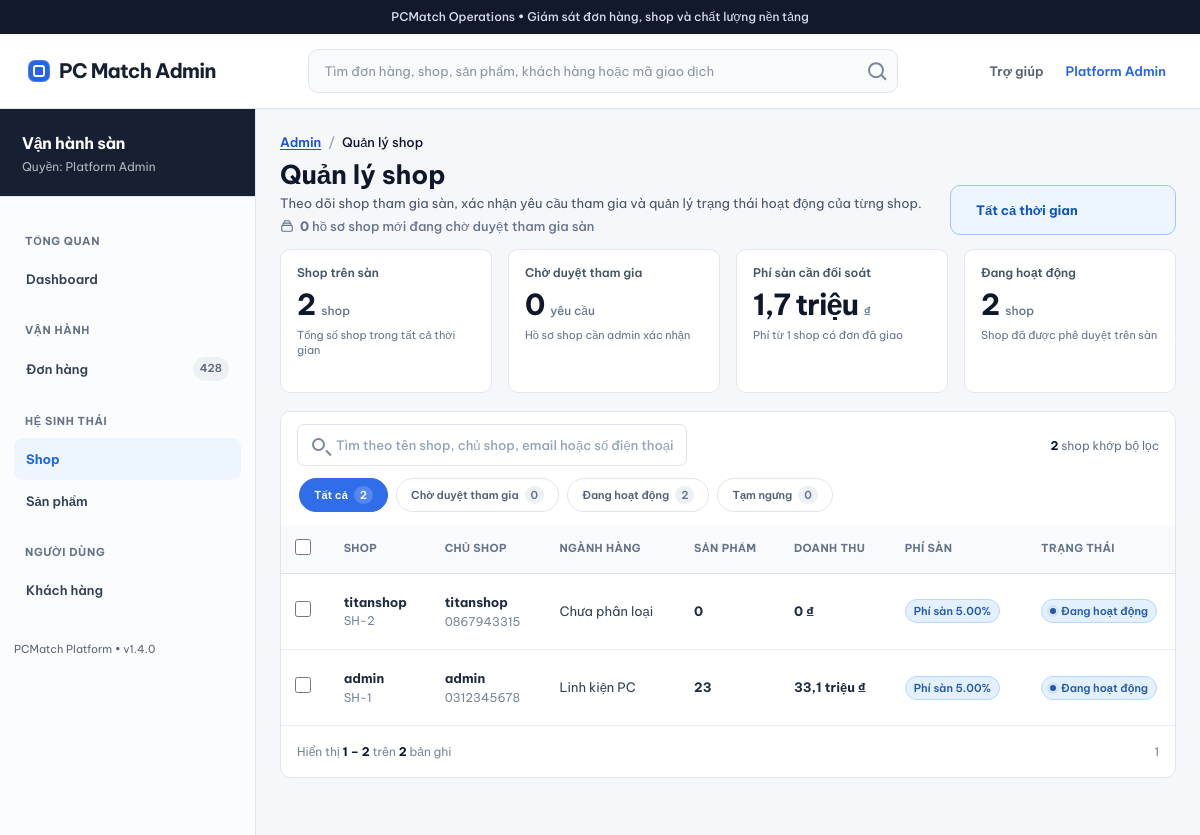
/staff/shop/ (signed in), run on an earlier commit of the app's database.
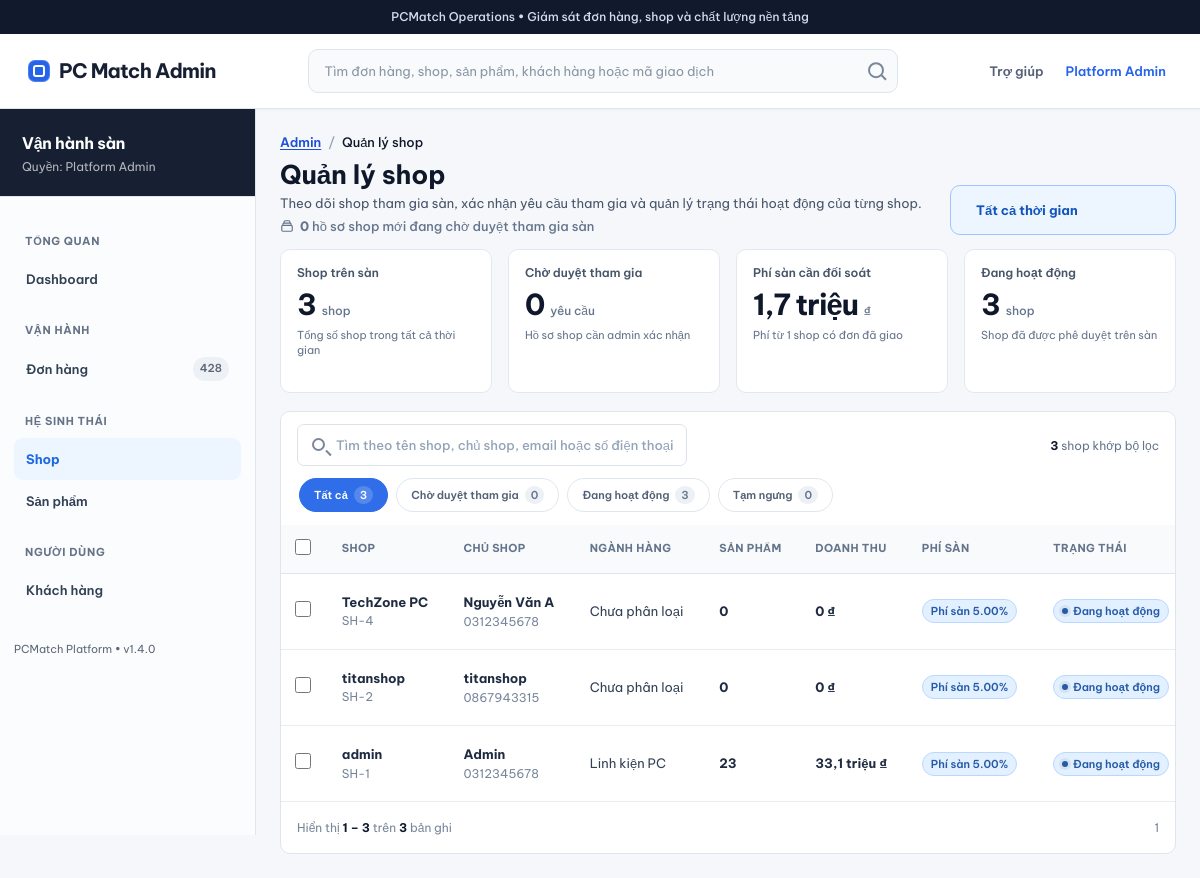
And on a later commit of the database.
### shops/models.py (models this page shows, shortened)
class Shop(models.Model):
    STATUS_CHOICES = [
        ('PENDING', 'Pending'),
        ('ACTIVE', 'Active'),
        ('SUSPENDED', 'Suspended'),
    ]
    shop_id = models.BigAutoField(primary_key=True)
    owner = models.ForeignKey(settings.AUTH_USER_MODEL, on_delete=models.CASCADE, related_name='shop')
    shop_name = models.CharField(max_length=150)
    description = models.TextField(blank=True)
    logo = models.ImageField(upload_to='shop_logo/', blank=True)
    phone = models.CharField(max_length=20)
    address = models.CharField(max_length=255)
    status = models.CharField(max_length=20, choices=STATUS_CHOICES, default='PENDING')
    platform_fee_percent = models.DecimalField(max_digits=5, decimal_places=2, default=5.00)
    id_card = models.FileField(upload_to='shop_docs/', blank=True)
    business_license = models.FileField(upload_to='shop_docs/', blank=True)
    legal_submitted_at = models.DateTimeField(null=True, blank=True)
    created_at = models.DateTimeField(auto_now_add=True)
    updated_at = models.DateTimeField(auto_now=True)

### users/models.py (models this page shows, shortened)
class User(AbstractUser):
    STATUS_CHOICES = [
        ('ACTIVE', 'Active'),
        ('INACTIVE', 'Inactive'),
        ('LOCKED', 'Locked'),
    ]
    ROLE_CHOICES = [
        ('CUSTOMER', 'Customer'),
        ('BUYER', 'Buyer'),
        ('SELLER', 'Seller'),
        ('ADMIN', 'Admin'),
    ]
    full_name = models.CharField(max_length=100)
    email = models.EmailField(unique=True)
    phone = models.CharField(max_length=20, blank=True)
    avatar = models.ImageField(upload_to='avatar/', blank=True)
    role = models.CharField(max_length=20, choices=ROLE_CHOICES, default='CUSTOMER')
    status = models.CharField(max_length=20, choices=STATUS_CHOICES, default='ACTIVE')
    email_verified = models.BooleanField(default=False)
    phone_verified = models.BooleanField(default=False)
    two_factor_enabled = models.BooleanField(
        default=False,
        help_text='Bật để yêu cầu mã OTP khi đăng nhập khu vực quản trị.',
    )
    created_at = models.DateTimeField(auto_now_add=True)
    updated_at = models.DateTimeField(auto_now=True)

### shops/views.py (the view, shortened to what this page needs)
@require_GET
def staff_shop_list(request):
    every = Shop.objects.select_related('owner')
    period = _filter_period(request)
    if period['start_date']:
        every = every.filter(created_at__date__gte=period['start_date'])
    if period['end_date']:
        every = every.filter(created_at__date__lte=period['end_date'])
    search = request.GET.get('search', '').strip()
    status = request.GET.get('status', '').strip()
    if status not in STAFF_SHOP_LABELS:
        status = ''
    shops = every.filter(status=status) if status else every
    filter_query = request.GET.copy()
    filter_query.pop('page', None)
    counts = {code: every.filter(status=code).count() for code in STAFF_SHOP_LABELS}
    fee_items = OrderItem.objects.filter(shop__in=every, order__order_status='DELIVERED').select_related('shop')
    if period['start_date']:
        fee_items = fee_items.filter(order__created_at__date__gte=period['start_date'])
    if period['end_date']:
        fee_items = fee_items.filter(order__created_at__date__lte=period['end_date'])
    fee_items = list(fee_items)
    platform_fee_total = sum(
        (item.subtotal * item.shop.platform_fee_percent / Decimal('100') for item in fee_items),
        Decimal('0'),
    )
    shop_page = Paginator(shops.order_by('-created_at', '-pk'), 10).get_page(request.GET.get('page'))
    shop_ids = [shop.pk for shop in shop_page]
    product_summaries = {
        row['shop_id']: row
        for row in Product.objects.filter(shop_id__in=shop_ids).values('shop_id').annotate(
            count=Count('pk'), category_name=Min('category__category_name'),
        )
    }
    revenue_totals = dict(OrderItem.objects.filter(shop_id__in=shop_ids, order__order_status='DELIVERED').values('shop_id').annotate(total=Sum('subtotal')).values_list('shop_id', 'total'))
    for shop in shop_page:
        shop.product_count = product_summaries.get(shop.pk, {}).get('count', 0)
        shop.category_name = product_summaries.get(shop.pk, {}).get('category_name') or 'Chưa phân loại'
        shop.delivered_revenue = revenue_totals.get(shop.pk) or Decimal('0')
    return render(request, 'admin/shop.html', {
        'page_name': 'shop',
        'page_section': 'staff',
        'shop_page': shop_page,
        'search': search,
        'status': status,
        'filter_query': filter_query.urlencode(),
        'shop_total': every.count(),
        'shop_counts': counts,
        'shop_statuses': [(code, label, counts[code]) for code, label in STAFF_SHOP_STATUSES],
        'fee_shop_count': len({item.shop_id for item in fee_items}),
        'platform_fee_total': platform_fee_total,
        'period_label': period['label'],
        'selected_year': period['selected_year'],
        'month_input_value': period['month_input_value'],
        'active_preset': period['active_preset'],
        'active_picker_tab': period['active_picker_tab'],
        'current_year': timezone.localdate().year,
        'from_date': period['requested_start'].isoformat() if period['requested_start'] else '',
        'to_date': period['requested_end'].isoformat() if period['requested_end'] else '',
        'period_preset': request.GET.get('preset', ''),
        'period_month_query': request.GET.get('period_month', ''),
        'period_year_query': request.GET.get('year', ''),
        'filtered_shop_count': shops.count(),
    })

### PCMatch/pages.py (called while the page is built)
def route_name(section, page):
    return f'{section}_{page.replace("-", "_")}'

### analytics/views.py (called while the page is built)
def _parse_int(value, minimum, maximum):
    try:
        parsed = int(value)
    except (TypeError, ValueError):
        return None
    return parsed if minimum <= parsed <= maximum else None

def _parse_year_month(value, minimum_year, maximum_year):
    try:
        year_value, month_value = (int(part) for part in value.split('-', 1))
    except (AttributeError, TypeError, ValueError):
        return None
    if not minimum_year <= year_value <= maximum_year or not 1 <= month_value <= 12:
        return None
    return year_value, month_value

### carts/templatetags/cart_prices.py (called while the page is built)
@register.filter
def vnd(value):
    amount = Decimal(value).quantize(Decimal('1'), rounding=ROUND_HALF_UP)
    return format(amount, ',.0f').replace(',', '.')

### products/comparison.py (called while the page is built)
def parse_product_ids(values):
    ids = []
    for value in ','.join(str(value) for value in values[:4])[:100].split(','):
        if value.isascii() and value.isdigit() and len(value) <= 18:
            product_id = int(value)
            if product_id not in ids:
                ids.append(product_id)
        if len(ids) == 4:
            break
    return ids

### templates/admin/shop.html (shortened to what the changed rows need)
{% load static cart_prices %}
<!DOCTYPE html>
<html lang="vi" data-page="{{ page_name }}" data-section="{{ page_section }}">
<head>
    <link rel="stylesheet" href="https://cdn.jsdelivr.net/gh/WebAsset/FontAwesome@pro/css/all.min.css">
    <link rel="stylesheet" href="{% static 'css/tokens.css' %}">
    <link rel="stylesheet" href="{% static 'css/base.css' %}">
    <link rel="stylesheet" href="{% static 'css/components.css' %}">
    <link rel="stylesheet" href="{% static 'css/pages.css' %}">
    <link rel="stylesheet" href="{% static 'css/production.css' %}?v=20260926k">
    <link rel="stylesheet" href="{% static 'css/reusable-controls.css' %}">
    <link rel="stylesheet" href="{% static 'css/shop-admin.css' %}?v=20261104-shop-metrics">
    <link rel="stylesheet" href="{% static 'css/shop-effects.css' %}">
    <link rel="stylesheet" href="{% static 'css/admin-table-badges.css' %}?v=20260926">
{% include 'includes/frontend_config.html' %}</head>
<body class="admin-dashboard shop-page">
<div class="shell">
    <main class="shell__content shop-main" id="main">
        <section class="page-heading admin-page-head">
            <div>
                <h1>Quản lý shop</h1>
            </div>
        </section>
        <section class="dashboard-metrics admin-metrics shop-metrics" aria-label="Thống kê shop">
            <article class="panel metric-panel admin-metric admin-metric--blue"><span class="metric-label">Shop trên sàn</span><strong class="metric-value">{{ shop_total }} <small>shop</small></strong><p>Tổng số shop trong {{ period_label|lower }}</p></article>
            <article class="panel metric-panel admin-metric admin-metric--blue"><span class="metric-label">Đang hoạt động</span><strong class="metric-value">{{ shop_counts.ACTIVE }} <small>shop</small></strong><p>Shop đã được phê duyệt trên sàn</p></article>
        </section>
        <section class="shop-table-card">
            <div class="table-toolbar order-toolbar">
                <div class="result-count"><strong>{{ filtered_shop_count }}</strong> shop khớp bộ lọc</div>
            </div>
            <nav class="filter-tabs order-tabs" aria-label="Lọc trạng thái shop">
                <a class="{% if not status %}is-active{% endif %}" aria-current="{% if not status %}page{% endif %}"
                   href="{% url 'staff_shop' %}?search={{ search|urlencode }}&amp;preset={{ period_preset }}&amp;period_month={{ period_month_query }}&amp;year={{ period_year_query }}&amp;from_date={{ from_date }}&amp;to_date={{ to_date }}" class="order-tab">Tất cả <span>{{ shop_total }}</span></a>
                {% for code, label, count in shop_statuses %}
                <a class="{% if status == code %}is-active{% endif %}" aria-current="{% if status == code %}page{% endif %}"
                   href="{% url 'staff_shop' %}?status={{ code }}&amp;search={{ search|urlencode }}&amp;preset={{ period_preset }}&amp;period_month={{ period_month_query }}&amp;year={{ period_year_query }}&amp;from_date={{ from_date }}&amp;to_date={{ to_date }}" class="order-tab">{{ label }} <span>{{ count }}</span></a>
                {% endfor %}
            </nav>
            <form id="bulk-shop-form" method="post" action="{% url 'staff_shop_bulk' %}">{% csrf_token %}
            <div class="table-scroll">
                <table class="shop-table">
                    <thead>
                    <tr>
                        <th><input id="shop-select-all" type="checkbox" aria-label="Chọn tất cả shop đang lọc"></th>
                        <th>Shop</th>
                        <th>Chủ shop</th>
                        <th>Ngành hàng</th><th>Sản phẩm</th><th>Doanh thu</th><th>Phí sàn</th><th>Trạng thái</th><th>Thao tác</th>
                    </tr>
                    </thead>
                    <tbody>
                    {% for shop in shop_page %}
                    <tr>
                        <td><input class="shop-check" type="checkbox" name="shop_ids" value="{{ shop.pk }}" aria-label="Chọn shop {{ shop.shop_name }}"></td>
                        <td>
                            <strong class="shop-name">{{ shop.shop_name }}</strong><small>SH-{{ shop.pk }}</small>
                        </td>
                        <td><strong>{{ shop.owner.full_name|default:shop.owner.username }}</strong><small>{{ shop.owner.phone|default:shop.phone }}</small></td>
                        <td>{{ shop.category_name }}</td><td><strong>{{ shop.product_count }}</strong></td><td class="revenue"><strong>{{ shop.delivered_revenue|compact_vnd }} ₫</strong></td><td><span class="badge badge--paid">Phí sàn {{ shop.platform_fee_percent }}%</span></td>
                        <td>
                            {% if shop.status == 'ACTIVE' %}
                            <span class="status status--active">Đang hoạt động</span>
                            {% elif shop.status == 'PENDING' %}
                            <span class="status status--pending">Chờ duyệt tham gia</span>
                            {% else %}
                            <span class="status status--suspended">Tạm ngưng</span>
                            {% endif %}
                        </td>
                    </tr>
                    {% empty %}
                    <tr>
                        <td colspan="9">Chưa có shop nào khớp bộ lọc.</td>
                    </tr>
                    {% endfor %}
                    </tbody>
                </table>
            </div>
            </form>
            <footer class="table-pagination">
                <p>Hiển thị <strong>{{ shop_page.start_index|default:0 }} – {{ shop_page.end_index|default:0 }}</strong> trên <strong>{{ shop_page.paginator.count }}</strong> bản ghi</p>
                <nav aria-label="Phân trang">
                    {% for number in shop_page.paginator.page_range %}
                    {% if number == shop_page.number %}
                    <span class="is-active" aria-current="page">{{ number }}</span>
                    {% else %}
                    <a href="?{% if filter_query %}{{ filter_query }}&amp;{% endif %}page={{ number }}">{{ number }}</a>
                    {% endif %}
                    {% endfor %}
                </nav>
            </footer>
        </section>
    </main>
</div>
</body>
</html>

What changed in the data, as far as the page shows it:
added Shop: shop_name "TechZone PC", pk "4", owner.full_name "Nguyễn Văn A", owner.phone "0312345678", category_name "Chưa phân loại", product_count "0", delivered_revenue|compact_vnd "0", platform_fee_percent "5.00", status "Đang hoạt động"
changed through a linked row, Shop "admin": owner.full_name "admin" → "Admin"
Also different on the page:
{{ shop_total }}: "2" → "3"
{{ shop_counts.ACTIVE }}: "2" → "3"
{{ filtered_shop_count }}: "2" → "3"
{{ shop_page.end_index|default:0 }}: "2" → "3"
{{ shop_page.paginator.count }}: "2" → "3"
new list line: "Đang hoạt động 3"
list line gone: "Đang hoạt động 2"
